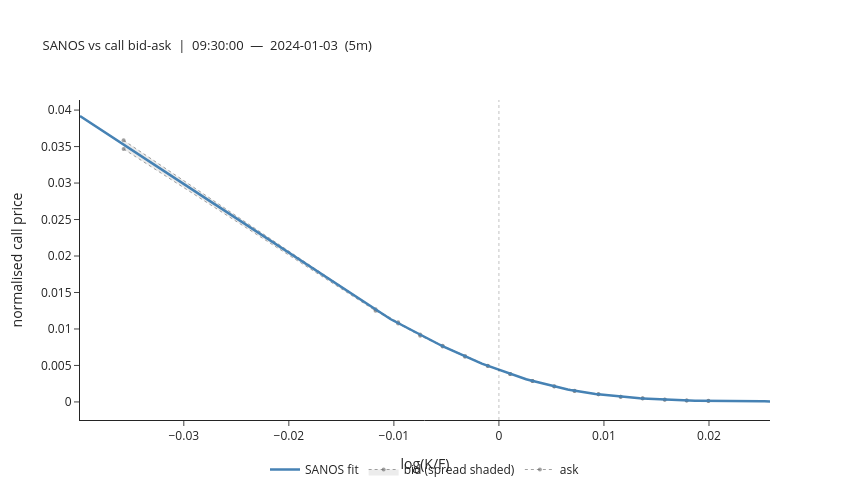

Write notebook code for a chart like this one.
### Code cell
# ── SANOS vs call bid-ask: single snapshot ───────────────────────────────

import plotly.graph_objects as go

SNAP_IDX = 0  # which snapshot to display

r = good[SNAP_IDX]
label = r["ts"].strftime("%H:%M:%S") if hasattr(r["ts"], "strftime") else str(r["ts"])

# Dense grid for continuous SANOS curve
lk_curve = np.linspace(anchor_lk[0] + 0.01, anchor_lk[-1] - 0.01, 250)
pk_curve = np.exp(lk_curve)
tte_curve = np.full(len(pk_curve), r["T"])
mask_curve = np.ones(len(pk_curve), dtype=bool)

fig = go.Figure()

snap = snaps_calls.filter(pl.col("batch_ts") == r["ts"]).sort("pure_strike")

if not snap.is_empty() and r["densities"] is not None:
    pk_obs = snap["pure_strike"].to_numpy().astype(float)
    lk_obs = np.log(pk_obs)
    bid = snap["bid_norm"].to_numpy().astype(float)
    ask = snap["ask_norm"].to_numpy().astype(float)

    fit_obs = grid_sanos.price(
        None,
        r["densities"],
        opt_strikes=pk_obs,
        opt_tte=np.full(len(pk_obs), r["T"]),
        opt_is_call=np.ones(len(pk_obs), dtype=bool),
        opt_mask=np.ones(len(pk_obs), dtype=bool),
    )
    inside = (fit_obs >= bid) & (fit_obs <= ask)
    viol_pct = f"{(~inside).mean():.0%}"

    fit_curve = grid_sanos.price(
        None,
        r["densities"],
        opt_strikes=pk_curve,
        opt_tte=tte_curve,
        opt_is_call=np.ones(len(pk_curve), dtype=bool),
        opt_mask=mask_curve,
    )

    fig.add_trace(
        go.Scatter(
            x=lk_obs,
            y=ask,
            mode="lines+markers",
            line=dict(color="rgba(100,100,100,0.6)", width=1, dash="dot"),
            marker=dict(color="rgba(100,100,100,0.6)", size=4),
            name="ask",
            hovertemplate="lk=%{x:.4f}<br>ask=%{y:.5f}<extra>ask</extra>",
        )
    )
    fig.add_trace(
        go.Scatter(
            x=lk_obs,
            y=bid,
            mode="lines+markers",
            line=dict(color="rgba(100,100,100,0.6)", width=1, dash="dot"),
            marker=dict(color="rgba(100,100,100,0.6)", size=4),
            fill="tonexty",
            fillcolor="rgba(150,150,150,0.18)",
            name="bid (spread shaded)",
            hovertemplate="lk=%{x:.4f}<br>bid=%{y:.5f}<extra>bid</extra>",
        )
    )
    fig.add_trace(
        go.Scatter(
            x=lk_curve,
            y=fit_curve,
            mode="lines",
            line=dict(color="steelblue", width=2.5),
            name="SANOS fit",
            hovertemplate="lk=%{x:.4f}<br>SANOS=%{y:.5f}<extra>SANOS</extra>",
        )
    )
    if (~inside).any():
        fig.add_trace(
            go.Scatter(
                x=lk_obs[~inside],
                y=fit_obs[~inside],
                mode="markers",
                marker=dict(color="crimson", size=8, symbol="x-thin", line=dict(width=2)),
                name=f"violation ({viol_pct})",
                hovertemplate="lk=%{x:.4f}<br>fit=%{y:.5f}<extra>violation</extra>",
            )
        )

    fig.add_vline(x=0.0, line=dict(color="black", width=0.8, dash="dot"))

fig.update_xaxes(title_text="log(K/F)")
fig.update_yaxes(title_text="normalised call price")
fig.update_layout(
    title=dict(
        text=f"SANOS vs call bid-ask  |  {label}  —  {TRADE_DATE}  ({BATCH_FREQ})",
        font=dict(size=13),
    ),
    width=850,
    height=500,
    legend=dict(orientation="h", yanchor="bottom", y=-0.20, x=0.5, xanchor="center"),
    template="simple_white",
)
fig.show()

### Figure 1 — Plotly figure (JSON) as saved in the notebook; plotly's stock layout.template omitted (floating-point values rounded to 4 significant figures; data arrays with more than 128 entries replaced by an {"elided": "..."} marker saying what was removed)
{"data": [{"hovertemplate": "lk=%{x:.4f}<br>ask=%{y:.5f}<extra>ask</extra>", "line": {"color": "rgba(100,100,100,0.6)", "dash": "dot", "width": 1}, "marker": {"color": "rgba(100,100,100,0.6)", "size": 4}, "mode": "lines+markers", "name": "ask", "type": "scatter", "x": [-0.03573, -0.01175, -0.009598, -0.007496, -0.005357, -0.003225, -0.001055, 0.001075, 0.003196, 0.00527, 0.007201, 0.009476, 0.01159, 0.01368, 0.01579, 0.01787, 0.01995], "y": [0.03585, 0.01271, 0.01092, 0.009248, 0.0077, 0.006291, 0.004962, 0.003839, 0.002885, 0.002142, 0.001527, 0.001063, 0.0007212, 0.0004878, 0.0003182, 0.0002121, 0.0001488]}, {"fill": "tonexty", "fillcolor": "rgba(150,150,150,0.18)", "hovertemplate": "lk=%{x:.4f}<br>bid=%{y:.5f}<extra>bid</extra>", "line": {"color": "rgba(100,100,100,0.6)", "dash": "dot", "width": 1}, "marker": {"color": "rgba(100,100,100,0.6)", "size": 4}, "mode": "lines+markers", "name": "bid (spread shaded)", "type": "scatter", "x": [-0.03573, -0.01175, -0.009598, -0.007496, -0.005357, -0.003225, -0.001055, 0.001075, 0.003196, 0.00527, 0.007201, 0.009476, 0.01159, 0.01368, 0.01579, 0.01787, 0.01995], "y": [0.03466, 0.01249, 0.01073, 0.009078, 0.007594, 0.006206, 0.004941, 0.003818, 0.002864, 0.002121, 0.001506, 0.001041, 0.0007, 0.0004666, 0.000297, 0.0001909, 0.0001275]}, {"hovertemplate": "lk=%{x:.4f}<br>SANOS=%{y:.5f}<extra>SANOS</extra>", "line": {"color": "steelblue", "width": 2.5}, "mode": "lines", "name": "SANOS fit", "type": "scatter", "x": {"elided": "250 float values"}, "y": {"elided": "250 float values"}}], "layout": {"height": 500, "legend": {"orientation": "h", "x": 0.5, "xanchor": "center", "y": -0.2, "yanchor": "bottom"}, "shapes": [{"line": {"color": "black", "dash": "dot", "width": 0.8}, "type": "line", "x0": 0, "x1": 0, "xref": "x", "y0": 0, "y1": 1, "yref": "y domain"}], "title": {"font": {"size": 13}, "text": "SANOS vs call bid-ask  |  09:30:00  —  2024-01-03  (5m)"}, "width": 850, "xaxis": {"title": {"text": "log(K/F)"}}, "yaxis": {"title": {"text": "normalised call price"}}}}
